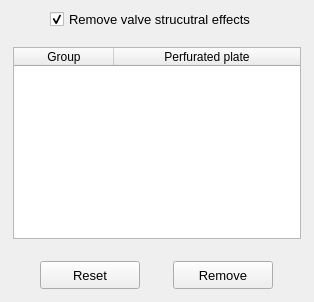
        <widget class="QWidget" name="tab_remove">
         <attribute name="title">
          <string>Remove</string>
         </attribute>
         <layout class="QGridLayout" name="gridLayout_30">
          <property name="leftMargin">
           <number>4</number>
          </property>
          <property name="topMargin">
           <number>4</number>
          </property>
          <property name="rightMargin">
           <number>4</number>
          </property>
          <property name="bottomMargin">
           <number>4</number>
          </property>
          <property name="spacing">
           <number>4</number>
          </property>
          <item row="2" column="0">
           <widget class="QFrame" name="frame_19">
            <property name="frameShape">
             <enum>QFrame::NoFrame</enum>
            </property>
            <property name="frameShadow">
             <enum>QFrame::Raised</enum>
            </property>
            <layout class="QGridLayout" name="gridLayout_26">
             <item row="0" column="0">
              <widget class="QPushButton" name="pushButton_reset">
               <property name="minimumSize">
                <size>
                 <width>100</width>
                 <height>28</height>
                </size>
               </property>
               <property name="maximumSize">
                <size>
                 <width>100</width>
                 <height>28</height>
                </size>
               </property>
               <property name="font">
                <font>
                 <family>MS Shell Dlg 2</family>
                 <pointsize>10</pointsize>
                 <weight>50</weight>
                 <italic>false</italic>
                 <bold>false</bold>
                </font>
               </property>
               <property name="styleSheet">
                <string notr="true"/>
               </property>
               <property name="text">
                <string>Reset</string>
               </property>
               <property name="autoDefault">
                <bool>false</bool>
               </property>
               <property name="flat">
                <bool>false</bool>
               </property>
              </widget>
             </item>
             <item row="0" column="1">
              <widget class="QPushButton" name="pushButton_remove">
               <property name="minimumSize">
                <size>
                 <width>100</width>
                 <height>28</height>
                </size>
               </property>
               <property name="maximumSize">
                <size>
                 <width>100</width>
                 <height>28</height>
                </size>
               </property>
               <property name="font">
                <font>
                 <family>MS Shell Dlg 2</family>
                 <pointsize>10</pointsize>
                 <weight>50</weight>
                 <italic>false</italic>
                 <bold>false</bold>
                </font>
               </property>
               <property name="styleSheet">
                <string notr="true"/>
               </property>
               <property name="text">
                <string>Remove</string>
               </property>
               <property name="autoDefault">
                <bool>false</bool>
               </property>
               <property name="status" stdset="0">
                <string>danger</string>
               </property>
              </widget>
             </item>
            </layout>
           </widget>
          </item>
          <item row="0" column="0">
           <widget class="QFrame" name="frame_20">
            <property name="maximumSize">
             <size>
              <width>16777215</width>
              <height>40</height>
             </size>
            </property>
            <property name="frameShape">
             <enum>QFrame::NoFrame</enum>
            </property>
            <property name="frameShadow">
             <enum>QFrame::Raised</enum>
            </property>
            <layout class="QGridLayout" name="gridLayout_27">
             <property name="leftMargin">
              <number>6</number>
             </property>
             <property name="topMargin">
              <number>0</number>
             </property>
             <property name="rightMargin">
              <number>0</number>
             </property>
             <property name="bottomMargin">
              <number>0</number>
             </property>
             <item row="0" column="2">
              <spacer name="horizontalSpacer_14">
               <property name="orientation">
                <enum>Qt::Horizontal</enum>
               </property>
               <property name="sizeHint" stdset="0">
                <size>
                 <width>40</width>
                 <height>20</height>
                </size>
               </property>
              </spacer>
             </item>
             <item row="0" column="1">
              <widget class="QCheckBox" name="checkBox_remove_valve_structural_effects">
               <property name="minimumSize">
                <size>
                 <width>220</width>
                 <height>30</height>
                </size>
               </property>
               <property name="maximumSize">
                <size>
                 <width>280</width>
                 <height>30</height>
                </size>
               </property>
               <property name="font">
                <font>
                 <pointsize>10</pointsize>
                </font>
               </property>
               <property name="text">
                <string>Remove valve strucutral effects</string>
               </property>
               <property name="checked">
                <bool>true</bool>
               </property>
              </widget>
             </item>
             <item row="0" column="0">
              <spacer name="horizontalSpacer_3">
               <property name="orientation">
                <enum>Qt::Horizontal</enum>
               </property>
               <property name="sizeHint" stdset="0">
                <size>
                 <width>40</width>
                 <height>20</height>
                </size>
               </property>
              </spacer>
             </item>
            </layout>
           </widget>
          </item>
          <item row="1" column="0">
           <widget class="QFrame" name="frame_22">
            <property name="frameShape">
             <enum>QFrame::NoFrame</enum>
            </property>
            <property name="frameShadow">
             <enum>QFrame::Raised</enum>
            </property>
            <layout class="QGridLayout" name="gridLayout_29">
             <item row="0" column="0">
              <widget class="QTreeWidget" name="treeWidget_perforated_plate_remove">
               <property name="minimumSize">
                <size>
                 <width>0</width>
                 <height>0</height>
                </size>
               </property>
               <property name="maximumSize">
                <size>
                 <width>360</width>
                 <height>500</height>
                </size>
               </property>
               <property name="toolTip">
                <string>&lt;html&gt;&lt;head/&gt;&lt;body&gt;&lt;p&gt;Select a group to remove the perforated plate or press double-click to get detailed information.&lt;/p&gt;&lt;/body&gt;&lt;/html&gt;</string>
               </property>
               <property name="indentation">
                <number>1</number>
               </property>
               <property name="headerHidden">
                <bool>false</bool>
               </property>
               <attribute name="headerHighlightSections">
                <bool>false</bool>
               </attribute>
               <attribute name="headerShowSortIndicator" stdset="0">
                <bool>false</bool>
               </attribute>
               <attribute name="headerStretchLastSection">
                <bool>true</bool>
               </attribute>
               <column>
                <property name="text">
                 <string>Group</string>
                </property>
                <property name="textAlignment">
                 <set>AlignCenter</set>
                </property>
               </column>
               <column>
                <property name="text">
                 <string>Perfurated plate</string>
                </property>
                <property name="textAlignment">
                 <set>AlignCenter</set>
                </property>
               </column>
              </widget>
             </item>
            </layout>
           </widget>
          </item>
         </layout>
        </widget>
